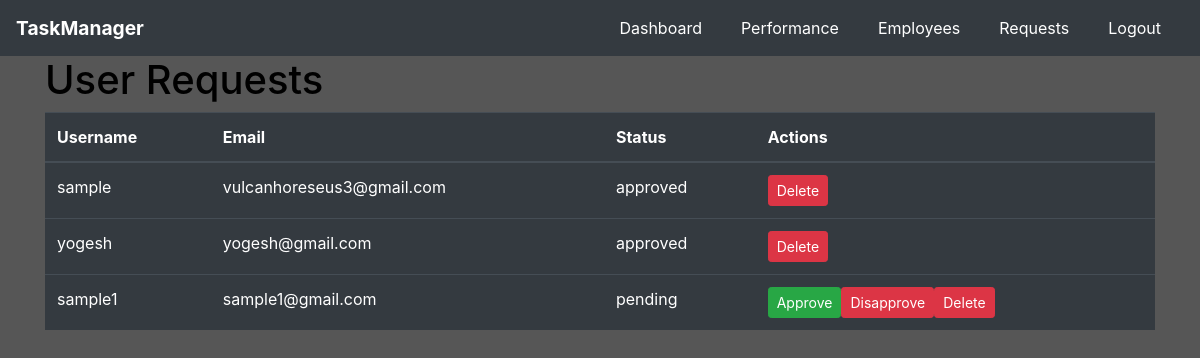
/admin/requests (signed in), run on an earlier commit of the app's database.
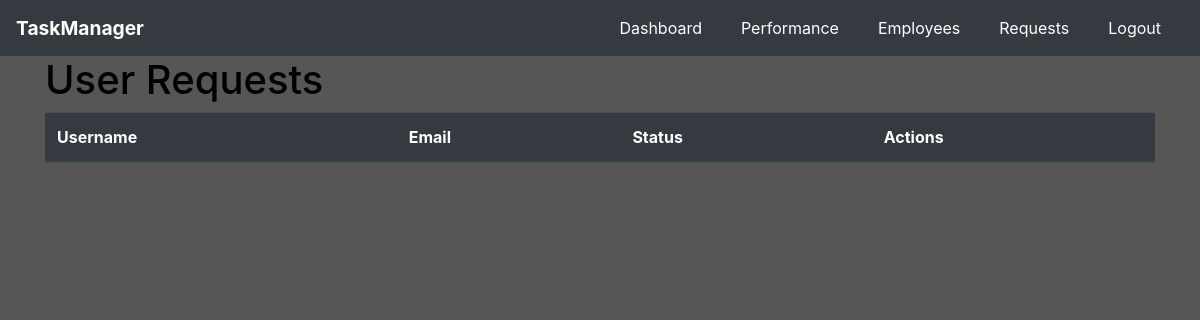
And on a later commit of the database.
### website/models.py (models this page shows)
class UserRequest(db.Model):
    id = db.Column(db.Integer, primary_key=True)
    username = db.Column(db.String(150), unique=True, nullable=False)
    email = db.Column(db.String(150), unique=True, nullable=False)
    password = db.Column(db.String(150), nullable=False)
    role = db.Column(db.String(50), nullable=False, default='employee')
    status = db.Column(db.String(50), nullable=False, default='pending')

### website/auth.py (the view)
@auth.route('/admin/requests', methods=['GET'])
def view_requests():
    if current_user.role == 'admin':
        requests = UserRequest.query.filter_by(role='employee').all()
        return render_template('admin/user_request.html', requests=requests)
    elif current_user.role == 'superuser' :
        user_requests = UserRequest.query.all()
        return render_template('superuser/superuser_requests.html', user_requests=user_requests)
    else:
        return redirect(url_for('main.home'))

### website/templates/admin/user_request.html (shortened to what this page needs)
{% extends "base.html" %}
{% block navbar %}
<nav class="navbar navbar-expand-lg navbar-dark">
  <a class="navbar-brand" href="#">TaskManager</a>
  <div class="collapse navbar-collapse" id="navbarNav">
    <ul class="navbar-nav ml-auto">
      <li class="nav-item">
        <a class="nav-link" href="{{ url_for('main.admin_dashboard') }}">Dashboard</a>
      </li>
      <li class="nav-item">
        <a class="nav-link" href="{{ url_for('main.performance') }}">Performance</a>
      </li>
      <li class="nav-item">
        <a class="nav-link" href="{{ url_for('main.employees') }}">Employees</a>
      </li>
      <li class="nav-item">
        <a class="nav-link" href="{{ url_for('auth.view_requests') }}">Requests</a>
      </li>
      <li class="nav-item">
        <a class="nav-link" href="{{ url_for('auth.logout') }}">Logout</a>
      </li>
    </ul>
  </div>
</nav>
{% endblock %}
{% block content %}
<div class="container">
    <h1>User Requests</h1>
    <table class="table table-dark">
        <thead>
            <tr>
                <th>Username</th>
                <th>Email</th>
                <th>Status</th>
                <th>Actions</th>
            </tr>
        </thead>
        <tbody>
            {% for request in requests %}
            <tr>
                <td>{{ request.username }}</td>
                <td>{{ request.email }}</td>
                <td>{{ request.status }}</td>
                <td>
                    <div class="d-flex">
                      {% if request.status == 'pending' %}
                      <form action="{{ url_for('auth.approve_request', request_id=request.id) }}" method="post" style="display: inline;">
                          <button type="submit" class="btn btn-sm btn-success">Approve</button>
                      </form>
                      <form action="{{ url_for('auth.disapprove_request', request_id=request.id) }}" method="post" style="display: inline;">
                          <button type="submit" class="btn btn-sm btn-danger">Disapprove</button>
                      </form>
                      {% endif %}
                      <form action="{{ url_for('auth.delete_request', request_id=request.id) }}" method="post" style="display: inline;">
                          <button type="submit" class="btn btn-sm btn-danger">Delete</button>
                      </form>
                    </div>
                </td>
            </tr>
            {% endfor %}
        </tbody>
    </table>
</div>
{% endblock %}

### website/templates/base.html (shortened to what this page needs)
<!DOCTYPE html>
<html lang="en">
<head>
  <link rel="stylesheet" href="https://stackpath.bootstrapcdn.com/bootstrap/4.5.2/css/bootstrap.min.css">
  <link rel="stylesheet" href="{{ url_for('static', filename='home.css') }}">
  <link rel="stylesheet" href="{{ url_for('static', filename='dark-theme.css') }}">
</head>
<body>
  {% block navbar %}{% endblock %}
  <div class="container-fluid">
    {% block content %}{% endblock %}
  </div>
</body>
</html>

### website/static/home.css (style rules this page uses)
.navbar { padding: 0.5rem 1rem; }
.navbar-brand { font-size: 1.2rem; font-weight: bold; }
.navbar-nav { margin-left: auto; }
.nav-link { font-size: 1rem; margin: 0 0.5rem; }

### website/static/dark-theme.css (style rules this page uses)
body { background-color: #565656; color: #000000; }
.navbar { background-color: #343a40; }
.navbar-brand { font-weight: bold; color: #ffffff !important; }
.navbar-nav .nav-item .nav-link { color: #ffffff !important; margin-right: 15px; }

What changed in the data, as far as the page shows it:
removed UserRequest: username "sample", email "vulcanhoreseus3@gmail.com", status "approved"
removed UserRequest: username "yogesh", email "yogesh@gmail.com", status "approved"
removed UserRequest: username "sample1", email "sample1@gmail.com", status "pending"
